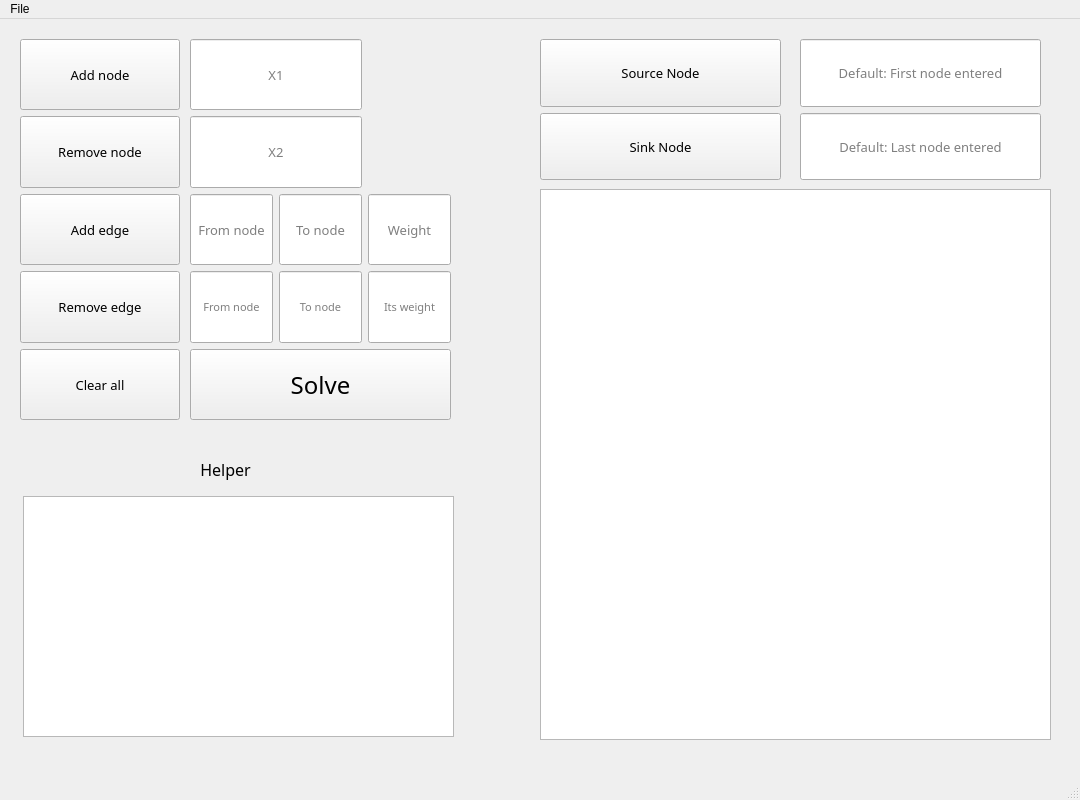
<?xml version="1.0" encoding="UTF-8"?>
<ui version="4.0">
 <class>MainWindow</class>
 <widget class="QMainWindow" name="MainWindow">
  <property name="geometry">
   <rect>
    <x>0</x>
    <y>0</y>
    <width>1080</width>
    <height>800</height>
   </rect>
  </property>
  <property name="windowTitle">
   <string>Signal Flow Graph Solver</string>
  </property>
  <widget class="QWidget" name="centralwidget">
   <widget class="QLabel" name="label">
    <property name="geometry">
     <rect>
      <x>180</x>
      <y>310</y>
      <width>55</width>
      <height>16</height>
     </rect>
    </property>
    <property name="text">
     <string/>
    </property>
   </widget>
   <widget class="QWidget" name="gridLayoutWidget">
    <property name="geometry">
     <rect>
      <x>190</x>
      <y>20</y>
      <width>261</width>
      <height>381</height>
     </rect>
    </property>
    <layout class="QGridLayout" name="gridLayout">
     <item row="3" column="1">
      <widget class="QLineEdit" name="remove_edge_t2">
       <property name="sizePolicy">
        <sizepolicy hsizetype="Expanding" vsizetype="Preferred">
         <horstretch>0</horstretch>
         <verstretch>0</verstretch>
        </sizepolicy>
       </property>
       <property name="font">
        <font>
         <family>Rockwell</family>
         <pointsize>8</pointsize>
        </font>
       </property>
       <property name="alignment">
        <set>Qt::AlignCenter</set>
       </property>
       <property name="placeholderText">
        <string>To node</string>
       </property>
      </widget>
     </item>
     <item row="1" column="0" colspan="2">
      <widget class="QLineEdit" name="remove_node_t">
       <property name="sizePolicy">
        <sizepolicy hsizetype="Expanding" vsizetype="Preferred">
         <horstretch>0</horstretch>
         <verstretch>0</verstretch>
        </sizepolicy>
       </property>
       <property name="font">
        <font>
         <family>Rockwell</family>
         <pointsize>10</pointsize>
        </font>
       </property>
       <property name="alignment">
        <set>Qt::AlignCenter</set>
       </property>
       <property name="placeholderText">
        <string>X2</string>
       </property>
      </widget>
     </item>
     <item row="3" column="2">
      <widget class="QLineEdit" name="remove_edge_t3">
       <property name="sizePolicy">
        <sizepolicy hsizetype="Expanding" vsizetype="Preferred">
         <horstretch>0</horstretch>
         <verstretch>0</verstretch>
        </sizepolicy>
       </property>
       <property name="font">
        <font>
         <family>Rockwell</family>
         <pointsize>8</pointsize>
        </font>
       </property>
       <property name="alignment">
        <set>Qt::AlignCenter</set>
       </property>
       <property name="placeholderText">
        <string>Its weight</string>
       </property>
      </widget>
     </item>
     <item row="2" column="1">
      <widget class="QLineEdit" name="add_edge_t2">
       <property name="enabled">
        <bool>true</bool>
       </property>
       <property name="sizePolicy">
        <sizepolicy hsizetype="Expanding" vsizetype="Preferred">
         <horstretch>0</horstretch>
         <verstretch>0</verstretch>
        </sizepolicy>
       </property>
       <property name="font">
        <font>
         <family>Rockwell</family>
         <pointsize>10</pointsize>
        </font>
       </property>
       <property name="alignment">
        <set>Qt::AlignCenter</set>
       </property>
       <property name="placeholderText">
        <string>To node</string>
       </property>
      </widget>
     </item>
     <item row="2" column="2">
      <widget class="QLineEdit" name="add_edge_t3">
       <property name="sizePolicy">
        <sizepolicy hsizetype="Expanding" vsizetype="Preferred">
         <horstretch>0</horstretch>
         <verstretch>0</verstretch>
        </sizepolicy>
       </property>
       <property name="font">
        <font>
         <family>Rockwell</family>
         <pointsize>10</pointsize>
        </font>
       </property>
       <property name="alignment">
        <set>Qt::AlignCenter</set>
       </property>
       <property name="placeholderText">
        <string>Weight</string>
       </property>
      </widget>
     </item>
     <item row="2" column="0">
      <widget class="QLineEdit" name="add_edge_t1">
       <property name="sizePolicy">
        <sizepolicy hsizetype="Expanding" vsizetype="Preferred">
         <horstretch>0</horstretch>
         <verstretch>0</verstretch>
        </sizepolicy>
       </property>
       <property name="font">
        <font>
         <family>Rockwell</family>
         <pointsize>10</pointsize>
        </font>
       </property>
       <property name="alignment">
        <set>Qt::AlignCenter</set>
       </property>
       <property name="placeholderText">
        <string>From node</string>
       </property>
      </widget>
     </item>
     <item row="3" column="0">
      <widget class="QLineEdit" name="remove_edge_t1">
       <property name="sizePolicy">
        <sizepolicy hsizetype="Expanding" vsizetype="Preferred">
         <horstretch>0</horstretch>
         <verstretch>0</verstretch>
        </sizepolicy>
       </property>
       <property name="font">
        <font>
         <family>Rockwell</family>
         <pointsize>8</pointsize>
        </font>
       </property>
       <property name="alignment">
        <set>Qt::AlignCenter</set>
       </property>
       <property name="placeholderText">
        <string>From node</string>
       </property>
      </widget>
     </item>
     <item row="0" column="0" colspan="2">
      <widget class="QLineEdit" name="add_node_t">
       <property name="sizePolicy">
        <sizepolicy hsizetype="Expanding" vsizetype="Preferred">
         <horstretch>0</horstretch>
         <verstretch>0</verstretch>
        </sizepolicy>
       </property>
       <property name="font">
        <font>
         <family>Rockwell</family>
         <pointsize>10</pointsize>
        </font>
       </property>
       <property name="alignment">
        <set>Qt::AlignCenter</set>
       </property>
       <property name="placeholderText">
        <string>X1</string>
       </property>
      </widget>
     </item>
     <item row="4" column="0" colspan="3">
      <widget class="QPushButton" name="solve_b">
       <property name="sizePolicy">
        <sizepolicy hsizetype="Minimum" vsizetype="Preferred">
         <horstretch>0</horstretch>
         <verstretch>0</verstretch>
        </sizepolicy>
       </property>
       <property name="font">
        <font>
         <family>Rockwell</family>
         <pointsize>18</pointsize>
        </font>
       </property>
       <property name="text">
        <string>Solve</string>
       </property>
      </widget>
     </item>
    </layout>
   </widget>
   <widget class="QWidget" name="verticalLayoutWidget">
    <property name="geometry">
     <rect>
      <x>20</x>
      <y>20</y>
      <width>160</width>
      <height>381</height>
     </rect>
    </property>
    <layout class="QVBoxLayout" name="verticalLayout">
     <item>
      <widget class="QPushButton" name="add_node_b">
       <property name="sizePolicy">
        <sizepolicy hsizetype="Minimum" vsizetype="Preferred">
         <horstretch>0</horstretch>
         <verstretch>0</verstretch>
        </sizepolicy>
       </property>
       <property name="font">
        <font>
         <family>Rockwell</family>
         <pointsize>10</pointsize>
        </font>
       </property>
       <property name="text">
        <string>Add node</string>
       </property>
      </widget>
     </item>
     <item>
      <widget class="QPushButton" name="remove_node_b">
       <property name="sizePolicy">
        <sizepolicy hsizetype="Minimum" vsizetype="Preferred">
         <horstretch>0</horstretch>
         <verstretch>0</verstretch>
        </sizepolicy>
       </property>
       <property name="font">
        <font>
         <family>Rockwell</family>
         <pointsize>10</pointsize>
        </font>
       </property>
       <property name="text">
        <string>Remove node</string>
       </property>
      </widget>
     </item>
     <item>
      <widget class="QPushButton" name="add_edge_b">
       <property name="sizePolicy">
        <sizepolicy hsizetype="Minimum" vsizetype="Preferred">
         <horstretch>0</horstretch>
         <verstretch>0</verstretch>
        </sizepolicy>
       </property>
       <property name="font">
        <font>
         <family>Rockwell</family>
         <pointsize>10</pointsize>
        </font>
       </property>
       <property name="text">
        <string>Add edge</string>
       </property>
      </widget>
     </item>
     <item>
      <widget class="QPushButton" name="remove_edge_b">
       <property name="sizePolicy">
        <sizepolicy hsizetype="Minimum" vsizetype="Preferred">
         <horstretch>0</horstretch>
         <verstretch>0</verstretch>
        </sizepolicy>
       </property>
       <property name="font">
        <font>
         <family>Rockwell</family>
         <pointsize>10</pointsize>
        </font>
       </property>
       <property name="text">
        <string>Remove edge</string>
       </property>
      </widget>
     </item>
     <item>
      <widget class="QPushButton" name="clear_b">
       <property name="sizePolicy">
        <sizepolicy hsizetype="Minimum" vsizetype="Preferred">
         <horstretch>0</horstretch>
         <verstretch>0</verstretch>
        </sizepolicy>
       </property>
       <property name="font">
        <font>
         <family>Rockwell</family>
         <pointsize>10</pointsize>
        </font>
       </property>
       <property name="text">
        <string>Clear all</string>
       </property>
      </widget>
     </item>
    </layout>
   </widget>
   <widget class="QTextEdit" name="helper_t">
    <property name="enabled">
     <bool>true</bool>
    </property>
    <property name="geometry">
     <rect>
      <x>23</x>
      <y>477</y>
      <width>431</width>
      <height>241</height>
     </rect>
    </property>
    <property name="readOnly">
     <bool>true</bool>
    </property>
   </widget>
   <widget class="QLabel" name="label_2">
    <property name="geometry">
     <rect>
      <x>140</x>
      <y>430</y>
      <width>171</width>
      <height>41</height>
     </rect>
    </property>
    <property name="font">
     <font>
      <family>Rockwell</family>
      <pointsize>12</pointsize>
     </font>
    </property>
    <property name="text">
     <string>Helper</string>
    </property>
    <property name="alignment">
     <set>Qt::AlignCenter</set>
    </property>
   </widget>
   <widget class="QTextEdit" name="solve_t">
    <property name="enabled">
     <bool>true</bool>
    </property>
    <property name="geometry">
     <rect>
      <x>540</x>
      <y>170</y>
      <width>511</width>
      <height>551</height>
     </rect>
    </property>
    <property name="readOnly">
     <bool>true</bool>
    </property>
   </widget>
   <widget class="QWidget" name="verticalLayoutWidget_2">
    <property name="geometry">
     <rect>
      <x>540</x>
      <y>20</y>
      <width>241</width>
      <height>141</height>
     </rect>
    </property>
    <layout class="QVBoxLayout" name="verticalLayout_2">
     <item>
      <widget class="QPushButton" name="source_node_b">
       <property name="sizePolicy">
        <sizepolicy hsizetype="Minimum" vsizetype="Preferred">
         <horstretch>0</horstretch>
         <verstretch>0</verstretch>
        </sizepolicy>
       </property>
       <property name="font">
        <font>
         <family>Rockwell</family>
         <pointsize>10</pointsize>
        </font>
       </property>
       <property name="text">
        <string>Source Node</string>
       </property>
      </widget>
     </item>
     <item>
      <widget class="QPushButton" name="sink_node_b">
       <property name="sizePolicy">
        <sizepolicy hsizetype="Minimum" vsizetype="Preferred">
         <horstretch>0</horstretch>
         <verstretch>0</verstretch>
        </sizepolicy>
       </property>
       <property name="font">
        <font>
         <family>Rockwell</family>
         <pointsize>10</pointsize>
        </font>
       </property>
       <property name="text">
        <string>Sink Node</string>
       </property>
      </widget>
     </item>
    </layout>
   </widget>
   <widget class="QWidget" name="verticalLayoutWidget_3">
    <property name="geometry">
     <rect>
      <x>800</x>
      <y>20</y>
      <width>241</width>
      <height>141</height>
     </rect>
    </property>
    <layout class="QVBoxLayout" name="verticalLayout_3">
     <item>
      <widget class="QLineEdit" name="source_node_t">
       <property name="sizePolicy">
        <sizepolicy hsizetype="Expanding" vsizetype="Preferred">
         <horstretch>0</horstretch>
         <verstretch>0</verstretch>
        </sizepolicy>
       </property>
       <property name="font">
        <font>
         <family>Rockwell</family>
         <pointsize>10</pointsize>
        </font>
       </property>
       <property name="alignment">
        <set>Qt::AlignCenter</set>
       </property>
       <property name="placeholderText">
        <string>Default: First node entered</string>
       </property>
      </widget>
     </item>
     <item>
      <widget class="QLineEdit" name="sink_node_t">
       <property name="sizePolicy">
        <sizepolicy hsizetype="Expanding" vsizetype="Preferred">
         <horstretch>0</horstretch>
         <verstretch>0</verstretch>
        </sizepolicy>
       </property>
       <property name="font">
        <font>
         <family>Rockwell</family>
         <pointsize>10</pointsize>
        </font>
       </property>
       <property name="alignment">
        <set>Qt::AlignCenter</set>
       </property>
       <property name="placeholderText">
        <string>Default: Last node entered</string>
       </property>
      </widget>
     </item>
    </layout>
   </widget>
  </widget>
  <widget class="QMenuBar" name="menubar">
   <property name="geometry">
    <rect>
     <x>0</x>
     <y>0</y>
     <width>1080</width>
     <height>25</height>
    </rect>
   </property>
   <widget class="QMenu" name="menuFile">
    <property name="title">
     <string>File</string>
    </property>
    <addaction name="actionSave"/>
    <addaction name="actionClose"/>
   </widget>
   <addaction name="menuFile"/>
  </widget>
  <widget class="QStatusBar" name="statusbar"/>
  <action name="actionSave">
   <property name="text">
    <string>Save</string>
   </property>
   <property name="shortcut">
    <string>Ctrl+S</string>
   </property>
  </action>
  <action name="actionClose">
   <property name="text">
    <string>Close</string>
   </property>
   <property name="shortcut">
    <string/>
   </property>
  </action>
 </widget>
 <resources/>
 <connections/>
</ui>
